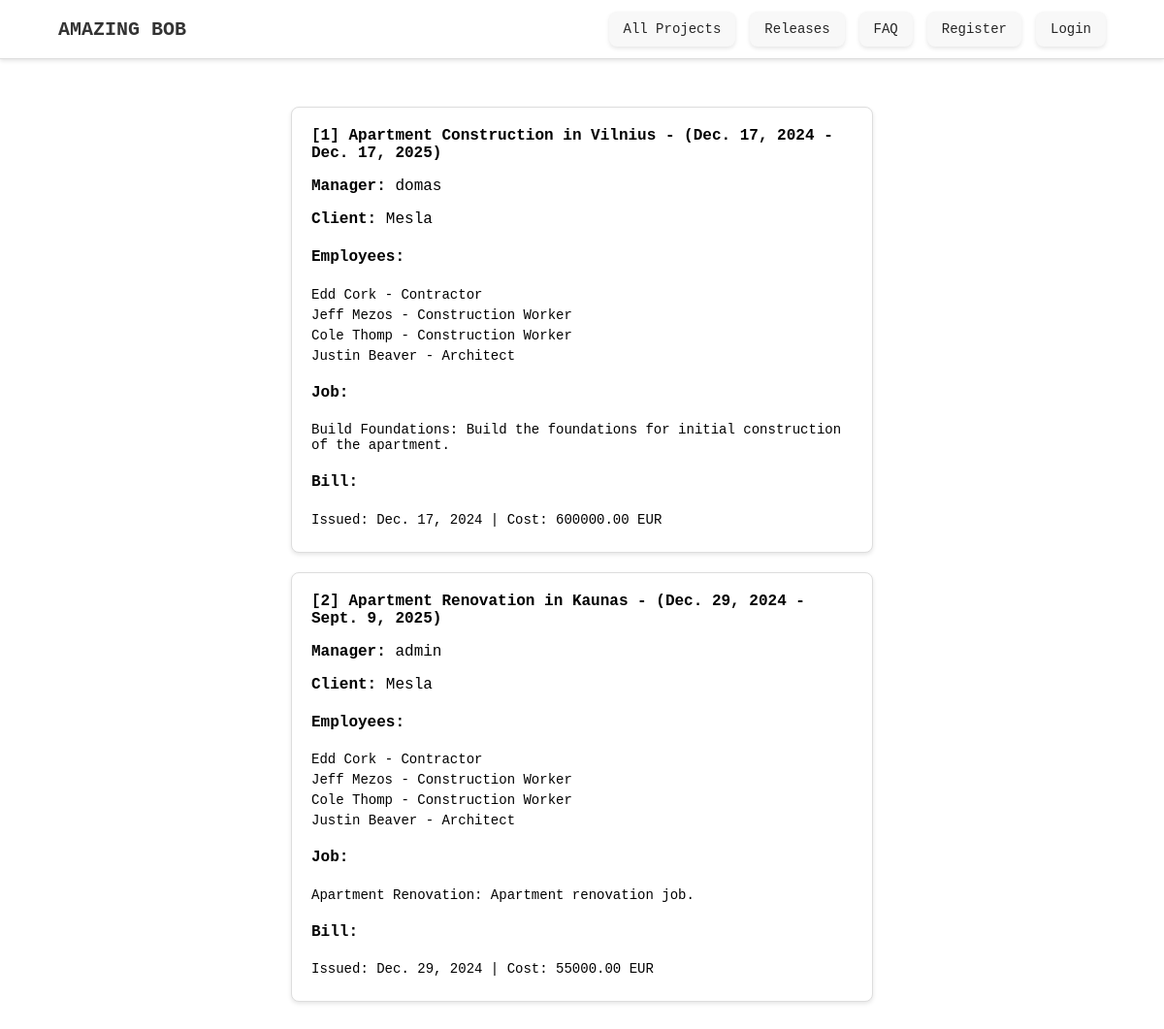
The page /home/projects/ on the database its author committed.
### phandling/models.py (models this page shows, shortened)
class Project(models.Model):
    title = models.CharField(max_length=255)
    start_date = models.DateField()
    end_date = models.DateField(blank=True, null=True)
    client = models.ForeignKey('Client', on_delete=models.CASCADE)
    manager = models.ForeignKey(User, on_delete=models.SET_NULL, null=True)
    employees = models.ManyToManyField('Employee')  # employees can work on multiple projects.
    jobs = models.ForeignKey('Job', on_delete=models.CASCADE)  # each job is tied to a single project.
    bills = models.ForeignKey('Bill', on_delete=models.CASCADE)  # each bill is tied to a single project.

class Client(models.Model):
    name = models.CharField(max_length=100)
    surname = models.CharField(max_length=100)
    company = models.CharField(max_length=255, blank=True, null=True)
    contacts = models.TextField(blank=True, null=True)

class Employee(models.Model):
    name = models.CharField(max_length=100)
    surname = models.CharField(max_length=100)
    position = models.CharField(max_length=100)

class Job(models.Model):
    title = models.CharField(max_length=255)
    notes = models.TextField(blank=True, null=True)

class Bill(models.Model):
    date_of_issue = models.DateField()
    cost = models.DecimalField(max_digits=10, decimal_places=2)

### phandling/views.py (the view)
# urls.py: path('projects/', views.project_dashboard, name='project_dashboard'),
def project_dashboard(request):
    projects = Project.objects.all()  # Retrieve all projects
    return render(request, 'project_dashboard.html', {'projects': projects})

### templates/project_dashboard.html (shortened to what this page needs)
{% extends "base.html" %}
    {% load static %}
{% block content %}
<div class="container full-height">
    {% for project in projects %}
        <div class="release-item centered project-item">
            <div class="release-date">
                <strong>[{{ project.id }}]</strong> {{ project.title }} - ({{ project.start_date }} - {{ project.end_date|default:"Ongoing" }})
            </div>
            <div class="project-details">
                <p><strong>Manager:</strong> {{ project.manager }}</p>
                <p><strong>Client:</strong> {{ project.client.company }}</p>
            </div>
            <h4>Employees:</h4>
            <ul class="employee-list">
                {% for employee in project.employees.all %}
                    <li>{{ employee.name }} {{ employee.surname }} - {{ employee.position }}</li>
                {% empty %}
                    <li>No employees assigned.</li>
                {% endfor %}
            </ul>
            <h4>Job:</h4>
            <ul class="job-list">
                {% if project.jobs %}
                    <li>{{ project.jobs.title }}: {{ project.jobs.notes|default:"No notes" }}</li>
                {% else %}
                    <li>No job assigned.</li>
                {% endif %}
            </ul>
            <h4>Bill:</h4>
            <ul class="bill-list">
                {% if project.bills %}
                    <li>Issued: {{ project.bills.date_of_issue }} | Cost: {{ project.bills.cost }} EUR</li>
                {% else %}
                    <li>No bills issued.</li>
                {% endif %}
            </ul>
        </div>
    {% empty %}
        <p>No projects found.</p>
    {% endfor %}
</div>
{% endblock %}

### static/css/style.css (style rules this page uses)
body, ul, li, a { margin: 0; padding: 0; list-style: none; text-decoration: none; font-family: 'Fira Code', monospace; }
.container.full-height { display: flex; flex-direction: column; align-items: center; justify-content: center; min-height: 10vh; padding: 0px; box-sizing: border-box; }
.release-item.centered { width: 100%; max-width: 600px; margin: 10px 0; padding: 20px; background-color: #ffffff; box-shadow: 0 2px 4px rgba(0, 0, 0, 0.1); border-radius: 8px; box-sizing: border-box; transition: all 0.3s ease-in-out; }
.release-item.centered .release-date { font-weight: bold; margin-bottom: 10px; }
.release-item.centered ul { margin: 0; padding: 0; list-style: none; }
.release-item.centered ul li { margin-bottom: 5px; font-size: 14px; }
.release-item { border: 1px solid #ddd; padding: 15px; margin-bottom: 20px; border-radius: 5px; }

### rows shown on the page
Project: id "1", title "Apartment Construction in Vilnius", start_date "Dec. 17, 2024", end_date "Dec. 17, 2025", manager "domas", client.company "Mesla", jobs "Build Foundations", jobs.notes "Build the foundations for initial construction of the apartment.", bills.date_of_issue "Dec. 17, 2024", bills.cost "600000.00"
Employee: name "Edd", surname "Cork", position "Contractor"
Employee: name "Jeff", surname "Mezos", position "Construction Worker"
Employee: name "Cole", surname "Thomp", position "Construction Worker"
Employee: name "Justin", surname "Beaver", position "Architect"
Project: id "2", title "Apartment Renovation in Kaunas", start_date "Dec. 29, 2024", end_date "Sept. 9, 2025", manager "admin", client.company "Mesla", jobs "Apartment Renovation", jobs.notes "Apartment renovation job.", bills.date_of_issue "Dec. 29, 2024", bills.cost "55000.00"
